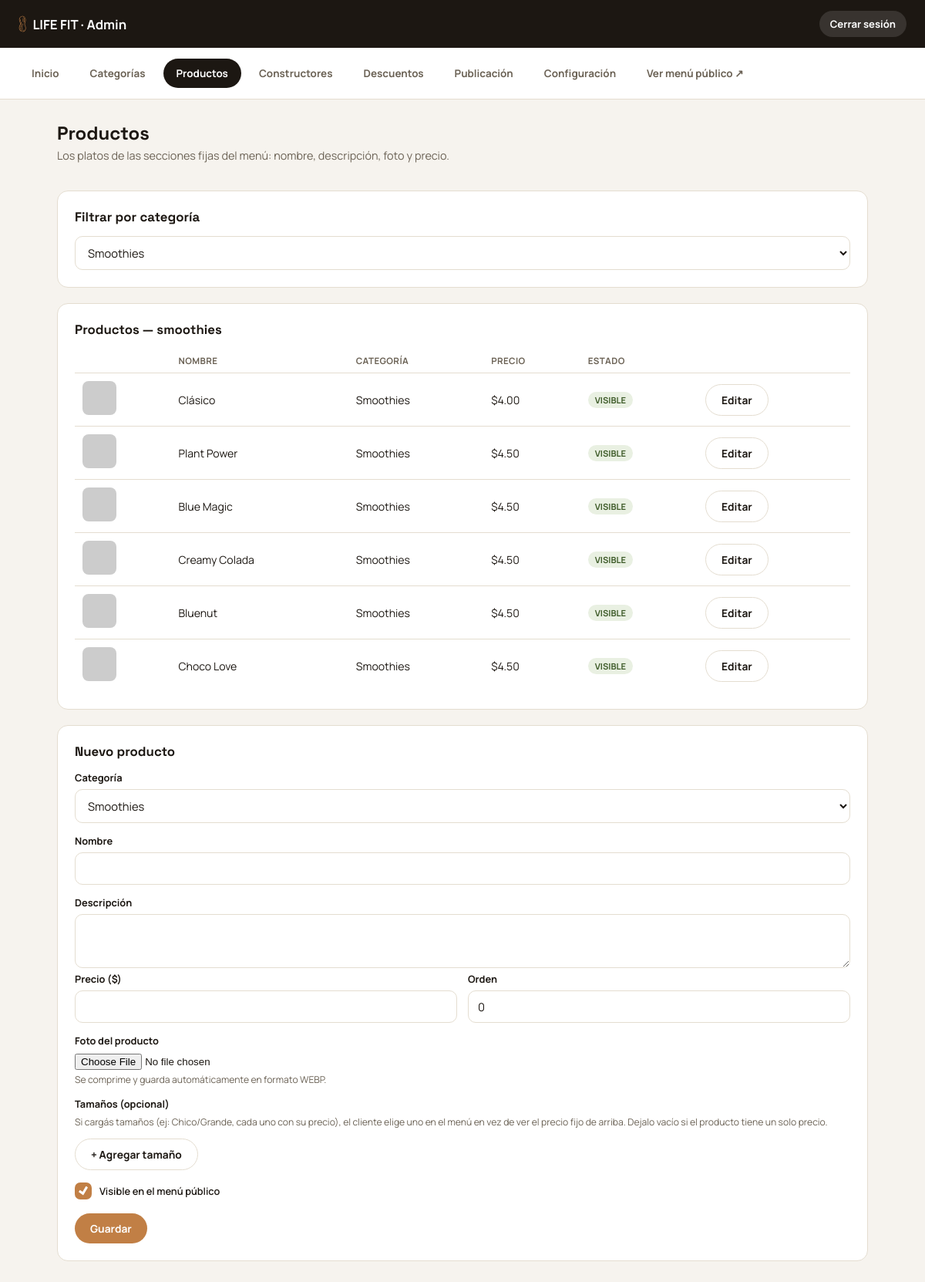
Page /admin/productos.php?cat=smoothies (signed in) on the committed database.
### tables this page shows
CREATE TABLE IF NOT EXISTS productos (
  id           INT UNSIGNED NOT NULL AUTO_INCREMENT PRIMARY KEY,
  categoria_id VARCHAR(40)  NOT NULL,
  nombre       VARCHAR(120) NOT NULL,
  descripcion  VARCHAR(255) NOT NULL DEFAULT '',
  precio       DECIMAL(8,2) NOT NULL DEFAULT 0.00,
  imagen       VARCHAR(255) NOT NULL DEFAULT '',
  orden        INT          NOT NULL DEFAULT 0,
  activo       TINYINT(1)   NOT NULL DEFAULT 1,
  creado_en    DATETIME     NOT NULL DEFAULT CURRENT_TIMESTAMP,
  actualizado_en DATETIME   NOT NULL DEFAULT CURRENT_TIMESTAMP ON UPDATE CURRENT_TIMESTAMP,
  UNIQUE KEY uniq_categoria_nombre (categoria_id, nombre),
  CONSTRAINT fk_producto_categoria
    FOREIGN KEY (categoria_id) REFERENCES categorias(id)
    ON DELETE CASCADE ON UPDATE CASCADE
);

CREATE TABLE IF NOT EXISTS categorias (
  id        VARCHAR(40)  NOT NULL PRIMARY KEY,
  nombre    VARCHAR(80)  NOT NULL,
  icono     VARCHAR(40)  NOT NULL DEFAULT 'bowl',  
  orden     INT          NOT NULL DEFAULT 0,
  activo    TINYINT(1)   NOT NULL DEFAULT 1,
  creado_en DATETIME     NOT NULL DEFAULT CURRENT_TIMESTAMP
);

### admin/productos.php (the view, shortened to what this page needs)
<?php
$pdo = get_pdo();
$categorias = $pdo->query('SELECT id, nombre FROM categorias ORDER BY orden, nombre')->fetchAll();
$catFiltro = $_GET['cat'] ?? '';
$sql = 'SELECT p.*, c.nombre AS categoria_nombre FROM productos p JOIN categorias c ON c.id = p.categoria_id';
if ($catFiltro !== '') {
    $sql .= ' WHERE p.categoria_id = ' . $pdo->quote($catFiltro);
}
$sql .= ' ORDER BY c.orden, p.orden, p.nombre';
$productos = $pdo->query($sql)->fetchAll();
require __DIR__ . '/includes/layout_top.php';
?>
<div class="admin-card">
  <h2>Filtrar por categoría</h2>
  <form method="get" class="admin-form">
    <select name="cat" onchange="this.form.submit()">
      <?php foreach ($categorias as $c): ?>
        <option value="<?= htmlspecialchars($c['id']) ?>" <?= $catFiltro === $c['id'] ? 'selected' : '' ?>><?= htmlspecialchars($c['nombre']) ?></option>
      <?php endforeach; ?>
    </select>
  </form>
</div>
<div class="admin-card">
  <h2>Productos<?= $catFiltro ? ' — ' . htmlspecialchars($catFiltro) : '' ?></h2>
  <?php if (!$productos): ?>
    <p class="admin-empty">No hay productos<?= $catFiltro ? ' en esta categoría' : '' ?> todavía.</p>
  <?php else: ?>
    <table class="admin-table" id="tabla-productos">
      <thead><tr><th></th><th>Nombre</th><th>Categoría</th><th>Precio</th><th>Estado</th><th></th></tr></thead>
      <tbody>
        <?php foreach ($productos as $p): ?>
          <tr>
            <td><?php if ($p['imagen']): ?><img src="<?= htmlspecialchars($p['imagen']) ?>" alt=""><?php endif; ?></td>
            <td><?= htmlspecialchars($p['nombre']) ?></td>
            <td><?= htmlspecialchars($p['categoria_nombre']) ?></td>
            <td>
              <?php if ($p['tamanos']): ?>
                $<?= number_format(min(array_column($p['tamanos'], 'precio')), 2) ?>–$<?= number_format(max(array_column($p['tamanos'], 'precio')), 2) ?>
                <span class="admin-hint" style="display:block;"><?= count($p['tamanos']) ?> tamaños</span>
              <?php else: ?>
                $<?= number_format((float) $p['precio'], 2) ?>
              <?php endif; ?>
            </td>
            <td><span class="admin-badge <?= $p['activo'] ? 'admin-badge--on' : 'admin-badge--off' ?>"><?= $p['activo'] ? 'Visible' : 'Oculto' ?></span></td>
            <td><button type="button" class="admin-btn admin-btn--ghost" onclick='editarProducto(this, <?= json_encode($p, JSON_HEX_APOS | JSON_HEX_QUOT) ?>)'>Editar</button></td>
          </tr>
        <?php endforeach; ?>
      </tbody>
    </table>
  <?php endif; ?>
</div>
<div class="admin-card" id="form-producto">
  <h2>Nuevo producto</h2>
  <form class="admin-form" method="post" enctype="multipart/form-data">
    <label for="categoria_id">Categoría</label>
    <select id="categoria_id" name="categoria_id" required>
      <?php foreach ($categorias as $c): ?>
        <option value="<?= htmlspecialchars($c['id']) ?>"><?= htmlspecialchars($c['nombre']) ?></option>
      <?php endforeach; ?>
    </select>
    <label for="nombre">Nombre</label>
    <input type="text" id="nombre" name="nombre" required>
    <label for="descripcion">Descripción</label>
    <textarea id="descripcion" name="descripcion"></textarea>
    <div class="row">
      <div>
        <label for="precio">Precio ($)</label>
        <input type="number" id="precio" name="precio" step="0.01" min="0" required>
      </div>
      <div>
        <label for="orden">Orden</label>
        <input type="number" id="orden" name="orden" value="0">
      </div>
    </div>
    <label for="imagen_archivo">Foto del producto</label>
    <input type="file" id="imagen_archivo" name="imagen_archivo" accept="image/*">
    <p class="admin-hint">Se comprime y guarda automáticamente en formato WEBP.</p>
    <label>Tamaños (opcional)</label>
    <p class="admin-hint">Si cargás tamaños (ej: Chico/Grande, cada uno con su precio), el cliente elige uno en el menú en vez de ver el precio fijo de arriba. Dejalo vacío si el producto tiene un solo precio.</p>
    <div class="admin-actions" style="margin-top:0; margin-bottom:16px;">
      <button type="button" class="admin-btn admin-btn--ghost" onclick="agregarFilaTamano(document.getElementById('tam-filas-nuevo'))">+ Agregar tamaño</button>
    </div>
    <div class="check">
      <input type="checkbox" id="activo" name="activo" checked>
      <label for="activo">Visible en el menú público</label>
    </div>
    <div class="admin-actions">
      <button class="admin-btn admin-btn--accent" type="submit">Guardar</button>
    </div>
  </form>
</div>
<?php require __DIR__ . '/includes/layout_bottom.php'; ?>

### assets/css/admin.css (style rules this page uses)
:root { --ad-accent:#c17f45; --ad-accent-2:#8a9a6e; --ad-ink:#1c1712; --ad-ink-soft:#6b6255; --ad-bg:#f6f3ee; --ad-surface:#ffffff; --ad-border:#e4ddd0; --ad-danger:#b3452f; --ad-radius:14px; --ad-shadow:0 12px 30px -16px rgba(28,23,18,.25); --ad-font-display:'Space Grotesk', sans-serif; --ad-font-body:'Manrope', sans-serif; }
* { box-sizing:border-box; }
body.admin { margin:0; background:var(--ad-bg); color:var(--ad-ink); font-family:var(--ad-font-body); -webkit-font-smoothing:antialiased; }
h1,h2,h3 { font-family:var(--ad-font-display); margin:0; }
.admin-card { background:var(--ad-surface); border:1px solid var(--ad-border); border-radius:var(--ad-radius); padding:22px; margin-bottom:20px; }
.admin-card h2 { font-size:1.05rem; margin-bottom:14px; }
table.admin-table { width:100%; border-collapse:collapse; font-size:.88rem; }
.admin-table th { text-align:left; font-size:.72rem; text-transform:uppercase; letter-spacing:.04em; color:var(--ad-ink-soft); padding:8px 10px; border-bottom:1px solid var(--ad-border); }
.admin-table td { padding:10px; border-bottom:1px solid var(--ad-border); vertical-align:middle; }
.admin-table tr:last-child td { border-bottom:0; }
.admin-table img { width:44px; height:44px; object-fit:cover; border-radius:8px; }
.admin-form label { display:block; font-size:.8rem; font-weight:700; margin:14px 0 6px; }
.admin-form label:first-child { margin-top:0; }
.admin-form input[type=text], .admin-form input[type=number], .admin-form input[type=password], .admin-form input[type=url], .admin-form select, .admin-form textarea { width:100%; padding:10px 12px; border-radius:10px; border:1px solid var(--ad-border); font:inherit; font-size:.92rem; background:#fff; color:var(--ad-ink); }
.admin-form textarea { resize:vertical; min-height:70px; }
.admin-form .row { display:grid; grid-template-columns:repeat(auto-fit,minmax(160px,1fr)); gap:14px; }
.admin-form .check { display:flex; align-items:center; gap:10px; margin-top:14px; }
.admin-form .check label { margin:0; font-weight:600; cursor:pointer; }
.admin-form .check input[type=checkbox] { appearance:none; -webkit-appearance:none; width:22px; height:22px; flex:none; margin:0; border:2px solid var(--ad-border); border-radius:7px; background:#fff; cursor:pointer; display:grid; place-content:center; transition:background .18s ease, border-color .18s ease, transform .12s ease; }
.admin-form .check input[type=checkbox]::after { content:''; width:12px; height:12px; background:#fff; clip-path:polygon(14% 44%, 0 65%, 50% 100%, 100% 16%, 80% 0%, 43% 62%); transform:scale(0); transition:transform .16s cubic-bezier(.34,1.56,.64,1); }
.admin-form .check input[type=checkbox]:checked { background:var(--ad-accent); border-color:var(--ad-accent); }
.admin-form .check input[type=checkbox]:checked::after { transform:scale(1); }
.admin-hint { font-size:.76rem; color:var(--ad-ink-soft); margin-top:4px; }
.admin-btn { display:inline-flex; align-items:center; gap:8px; cursor:pointer; padding:10px 20px; border-radius:999px; border:0; font-weight:700; font-size:.86rem; background:var(--ad-ink); color:#fff; font-family:inherit; }
.admin-btn--accent { background:var(--ad-accent); }
.admin-btn--ghost { background:transparent; border:1px solid var(--ad-border); color:var(--ad-ink); }
.admin-actions { display:flex; gap:8px; flex-wrap:wrap; margin-top:18px; }
.admin-badge { display:inline-flex; align-items:center; gap:4px; padding:3px 9px; border-radius:999px; font-size:.7rem; font-weight:700; text-transform:uppercase; }
.admin-badge--on { background:#e9f0e2; color:#3f5c2a; }

### rows in the picture
productos: nombre "Clásico", categoria.nombre "Smoothies", precio "4.00", activo "VISIBLE"
productos: nombre "Plant Power", categoria.nombre "Smoothies", precio "4.50", activo "VISIBLE"
productos: nombre "Blue Magic", categoria.nombre "Smoothies", precio "4.50", activo "VISIBLE"
productos: nombre "Creamy Colada", categoria.nombre "Smoothies", precio "4.50", activo "VISIBLE"
productos: nombre "Bluenut", categoria.nombre "Smoothies", precio "4.50", activo "VISIBLE"
productos: nombre "Choco Love", categoria.nombre "Smoothies", precio "4.50", activo "VISIBLE"

### other values in the picture
$label "Inicio"
$label "Categorías"
$label "Productos"
$label "Constructores"
$label "Descuentos"
$label "Publicación"
$label "Configuración"
$titulo_pagina "Productos"
$subtitulo_pagina "Los platos de las secciones fijas del menú: nombre, descripción, foto y precio."
$catFiltro "smoothies"
form field cat "Smoothies"
form field categoria_id "Smoothies"
